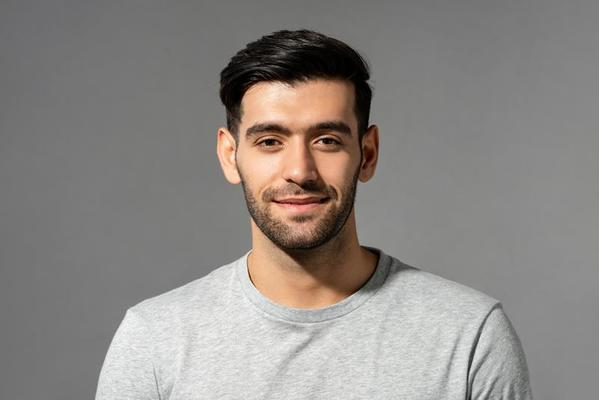
#> input picture Gender-Age-Recognition/Gender and age detection/images.jpg, 599 x 400 px, given in place of the camera
$ jupyter execute gender-age-webcam-DecisionTreeClassifier.ipynb
#> lines starting #> are read from the running program, lines starting #| are printed output that depends on the picture; after the words box and inside, x2 and y2 are one past the last pixel; in counts of white or black regions, pixels touching at a corner belong together
[cell 1]
import cv2
import numpy as np
from sklearn.tree import DecisionTreeClassifier
from sklearn.model_selection import train_test_split
from sklearn.metrics import accuracy_score
from sklearn.preprocessing import LabelEncoder
import os

[cell 2]
def load_data():
    np.random.seed(42)  # For reproducibility
    data_size = 2000
    X = np.random.rand(data_size, 64 * 64)  # Simulated 64x64 grayscale image features
    y_gender = np.random.choice(['Male', 'Female'], size=data_size)
    y_age = np.random.choice(['Child', 'Adult', 'Senior'], size=data_size)

[cell 3]
def load_data():
    np.random.seed(42)  # For reproducibility
    data_size = 2000
    X = np.random.rand(data_size, 64 * 64)  # Simulated 64x64 grayscale image features
    y_gender = np.random.choice(['Male', 'Female'], size=data_size)
    y_age = np.random.choice(['Child', 'Adult', 'Senior'], size=data_size)

    # Encode labels
    gender_encoder = LabelEncoder()
    age_encoder = LabelEncoder()
    y_gender = gender_encoder.fit_transform(y_gender)
    y_age = age_encoder.fit_transform(y_age)

    X_train, X_test, y_gender_train, y_gender_test, y_age_train, y_age_test = train_test_split(
        X, y_gender, y_age, test_size=0.7, random_state=42
    )
    return X_train, X_test, y_gender_train, y_gender_test, y_age_train, y_age_test, gender_encoder, age_encoder

[cell 4]
class GenderAgeModel:
    def __init__(self):
        self.gender_model = DecisionTreeClassifier(max_depth=10, random_state=42)
        self.age_model = DecisionTreeClassifier(max_depth=10, random_state=42)

    def train(self, X_train, y_gender_train, y_age_train):
        self.gender_model.fit(X_train, y_gender_train)
        self.age_model.fit(X_train, y_age_train)

    def predict(self, X):
        gender_pred = self.gender_model.predict(X)
        age_pred = self.age_model.predict(X)
        return gender_pred, age_pred

    def accuracy(self, X_test, y_gender_test, y_age_test):
        gender_acc = accuracy_score(y_gender_test, self.gender_model.predict(X_test))
        age_acc = accuracy_score(y_age_test, self.age_model.predict(X_test))
        return gender_acc, age_acc

[cell 5]
X_train, X_test, y_gender_train, y_gender_test, y_age_train, y_age_test, gender_encoder, age_encoder = load_data()
model = GenderAgeModel()
model.train(X_train, y_gender_train, y_age_train)

[cell 6]
gender_acc, age_acc = model.accuracy(X_test, y_gender_test, y_age_test)
print(f"Gender Model Accuracy: {gender_acc:.2f}")
print(f"Age Model Accuracy: {age_acc:.2f}")

[cell 7]
def live_detection(model, gender_encoder, age_encoder):
    face_cascade = cv2.CascadeClassifier(cv2.data.haarcascades + 'haarcascade_frontalface_default.xml')
    cap = cv2.VideoCapture(0)

    while True:
        ret, frame = cap.read()
#> frame is the input picture: shape (400, 599, 3); mean B, G, R 132.5, 136.3, 141.1
        if not ret:
            break

        gray = cv2.cvtColor(frame, cv2.COLOR_BGR2GRAY)
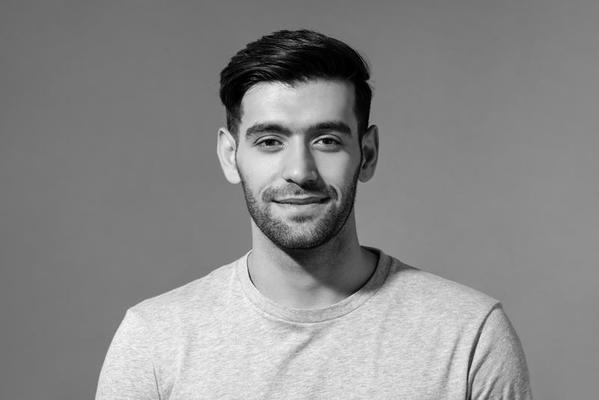
#> gray: shape (400, 599); min 0, max 250, mean 137.4
        faces = face_cascade.detectMultiScale(gray, scaleFactor=1.3, minNeighbors=5)
#> faces = [[217, 79, 161, 161]]

        for (x, y, w, h) in faces:
            face = gray[y:y+h, x:x+w]
            resized = cv2.resize(face, (64, 64)).flatten().reshape(1, -1)

            gender_pred, age_pred = model.predict(resized)
            gender_label = gender_encoder.inverse_transform([gender_pred[0]])[0]
            age_label = age_encoder.inverse_transform([age_pred[0]])[0]

            label = f"Gender: {gender_label}, Age: {age_label}"
            cv2.rectangle(frame, (x, y), (x + w, y + h), (0, 255, 0), 2)
            cv2.putText(frame, label, (x, y - 10), cv2.FONT_HERSHEY_SIMPLEX, 0.7, (255, 0, 0), 2)
#> this loop made 1 pass
#> (x, y, w, h, gender_pred, age_pred, gender_label, age_label) on pass 1: (217, 79, 161, 161, [1], [2], 'Male', 'Senior')
#> pass 1, in live_detection, `face = gray[y:y+h, x:x+w]`:
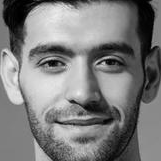
#> face: shape (161, 161); min 0, max 239, mean 124.5
#> after the loop:
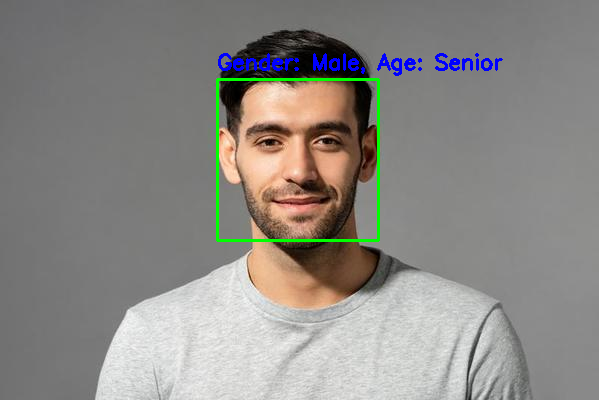
#> frame: shape (400, 599, 3); 1.6% of pixels changed, all inside (x1, y1, x2, y2) = (216, 53, 503, 242)

        cv2.imshow("Gender and Age Detection", frame)

        if cv2.waitKey(1) & 0xFF == ord('q'):
#> (key q is pressed here)
            break

    cap.release()
    cv2.destroyAllWindows()

live_detection(model, gender_encoder, age_encoder)
